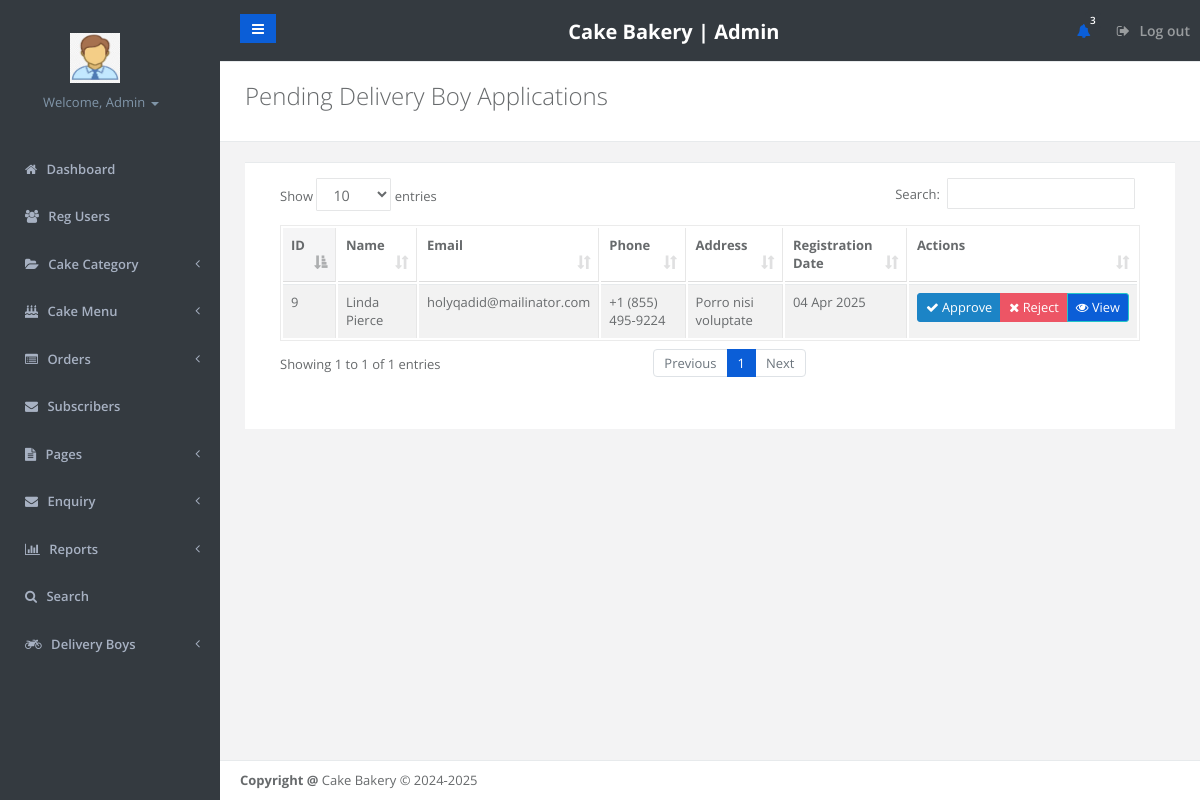
Page /admin/pending-delivery-boys.php (signed in) on the committed database.
### tables this page shows
CREATE TABLE `tbldeliveryboys` (
  `ID` int(11) NOT NULL,
  `Name` varchar(200) DEFAULT NULL,
  `Email` varchar(200) DEFAULT NULL,
  `Phone` varchar(20) DEFAULT NULL,
  `Password` varchar(200) DEFAULT NULL,
  `Address` text DEFAULT NULL,
  `Status` enum('Pending','Approved','Rejected') DEFAULT 'Pending',
  `RegDate` timestamp NOT NULL DEFAULT current_timestamp()
);

### admin/pending-delivery-boys.php (the view, shortened to what this page needs)
<?php
include('includes/dbconnection.php');
$query = mysqli_query($con, "SELECT * FROM tbldeliveryboys WHERE Status='Pending' ORDER BY RegDate DESC");
?>
<!DOCTYPE html>
<html>
<head>
    <link href="css/bootstrap.min.css" rel="stylesheet">
    <link href="font-awesome/css/font-awesome.css" rel="stylesheet">
    <link href="css/plugins/iCheck/custom.css" rel="stylesheet">
    <link href="css/animate.css" rel="stylesheet">
    <link href="css/style.css" rel="stylesheet">
    <link href="css/plugins/dataTables/datatables.min.css" rel="stylesheet">
</head>
<body>
    <div id="wrapper">
        <?php include('includes/leftbar.php');?>
        <div id="page-wrapper" class="gray-bg">
            <?php include('includes/header.php');?>
            <div class="row wrapper border-bottom white-bg page-heading">
                <div class="col-lg-10">
                    <h2>Pending Delivery Boy Applications</h2>
                </div>
            </div>
            <div class="wrapper wrapper-content animated fadeInRight">
                <div class="row">
                    <div class="col-lg-12">
                        <div class="ibox">
                            <div class="ibox-content">
                                <div class="table-responsive">
                                    <table class="table table-striped table-bordered table-hover dataTables-example">
                                        <thead>
                                            <tr>
                                                <th>ID</th>
                                                <th>Name</th>
                                                <th>Email</th>
                                                <th>Phone</th>
                                                <th>Address</th>
                                                <th>Registration Date</th>
                                                <th>Actions</th>
                                            </tr>
                                        </thead>
                                        <tbody>
                                            <?php
                                            if(mysqli_num_rows($query) > 0) {
                                                while($row = mysqli_fetch_array($query)) {
                                            ?>
                                            <tr>
                                                <td><?php echo htmlspecialchars($row['ID']); ?></td>
                                                <td><?php echo htmlspecialchars($row['Name']); ?></td>
                                                <td><?php echo htmlspecialchars($row['Email']); ?></td>
                                                <td><?php echo htmlspecialchars($row['Phone']); ?></td>
                                                <td><?php echo htmlspecialchars($row['Address']); ?></td>
                                                <td><?php echo date('d M Y', strtotime($row['RegDate'])); ?></td>
                                                <td>
                                                    <div class="btn-group">
                                                        <a href="?approve=<?php echo $row['ID']; ?>"
                                                           class="btn btn-success btn-sm"
                                                           onclick="return confirm('Are you sure you want to approve this delivery boy?');">
                                                            <i class="fa fa-check"></i> Approve
                                                        </a>
                                                        <a href="?reject=<?php echo $row['ID']; ?>"
                                                           class="btn btn-danger btn-sm"
                                                           onclick="return confirm('Are you sure you want to reject this delivery boy?');">
                                                            <i class="fa fa-times"></i> Reject
                                                        </a>
                                                        <a style="background-color: #0B5ED7; color:white;" href="view-delivery-boy.php?id=<?php echo $row['ID']; ?>"
                                                           class="btn btn-info btn-sm">
                                                            <i class="fa fa-eye"></i> View
                                                        </a>
                                                    </div>
                                                </td>
                                            </tr>
                                            <?php
                                                }
                                            } else {
                                            ?>
                                            <tr>
                                                <td colspan="7" class="text-center">No pending applications found</td>
                                            </tr>
                                            <?php } ?>
                                        </tbody>
                                    </table>
                                </div>
                            </div>
                        </div>
                    </div>
                </div>
            </div>
            <?php include('includes/footer.php'); ?>
        </div>
    </div>
</body>
</html>

### admin/includes/leftbar.php (shortened to what this page needs)
<!DOCTYPE html>
<html lang="en">
<head>
</head>
<body>
</body>
</html>
<nav  class="navbar-default navbar-static-side" role="navigation">
    <div class="sidebar-collapse">
        <ul style="  background: #343A40 !important"; class="nav metismenu" id="side-menu">
            <li style="  background: #343A40 !important"; class="nav-header">
                <div class="dropdown profile-element">
                    <img alt="Admin Logo" class="img-fluid"
                        src="/new cake/cake/images.jpeg"
                        onerror="this.onerror=null; this.src='/new cake/cake/images.jpeg';"
                        style="width: 50px; height: 50px; margin-bottom: 10px;margin-left: 45px;" />
                    <a data-toggle="dropdown" class="dropdown-toggle" href="#">
                        <?php
                            $admid = $_SESSION['fosaid'];
                            $ret   = mysqli_query($con, "SELECT AdminName FROM tbladmin WHERE ID='$admid'");
                            $row   = mysqli_fetch_array($ret);
                            $name  = $row['AdminName'];
                        ?>
                        <span class="text-muted text-xs block"  style="margin-left: 18px;">
                            Welcome,                                                                                                                                                                                                                                                                                                                                                                                                                                                                                                                                                                                                                                                                                                                                                                                                                                                                                                                                                                                                                                                                                                                                                                                                                                                                                                                                                                                                                                                                                                                                     <?php echo htmlspecialchars($name); ?> <b class="caret"></b>
                        </span>
                    </a>
                </div>
            </li>
            <li>
                <a href="dashboard.php"><i class="fa fa-home"></i> <span class="nav-label">Dashboard</span></a>
            </li>
            <li>
                <a href="user-detail.php"><i class="fa fa-users"></i> <span class="nav-label">Reg Users</span></a>
            </li>
            <li style="  background: #343A40 !important";>
                <a href="#"><i class="fa fa-folder-open"></i> <span  class="nav-label">Cake Category</span><span class="fa arrow"></span></a>
            </li>
            <li>
                <a href="#"><i class="fa fa-birthday-cake"></i> <span class="nav-label">Cake Menu</span><span class="fa arrow"></span></a>
            </li>
            <li>
                <a href="#"><i class="fa fa-list-alt"></i> <span class="nav-label">Orders</span><span class="fa arrow"></span></a>
            </li>
            <li>
            <li><a href="subcriber.php"><i class="fa fa-envelope"></i> Subscribers</a></li>
            </li>
            <li>
                <a href="#"><i class="fa fa-file-text"></i> <span class="nav-label">Pages</span><span class="fa arrow"></span></a>
            </li>
            <li>
                <a href="#"><i class="fa fa-envelope"></i> <span class="nav-label">Enquiry</span><span class="fa arrow"></span></a>
            </li>
            <li>
                <a href="#"><i class="fa fa-bar-chart"></i> <span class="nav-label">Reports</span><span class="fa arrow"></span></a>
            </li>
            <li>
                <a href="search.php"><i class="fa fa-search"></i> <span class="nav-label">Search</span></a>
            </li>
            <li>
                <a href="#"><i class="fa fa-motorcycle"></i> <span class="nav-label">Delivery Boys</span><span class="fa arrow"></span></a>
            </li>
        </ul>
    </div>
</nav>

### admin/includes/leftbar.php (style rules this page uses)
.nav { background: #343A40 !important; }
.navbar-static-side { background: #343A40 !important; }

### rows in the picture
tbldeliveryboys: ID "9", Name "Linda Pierce", Email "holyqadid@mailinator.com", Phone "+1 (855) 495-9224", Address "Porro nisi voluptate", RegDate "04 Apr 2025"

### other values in the picture
$name "Admin"
$num "3"
